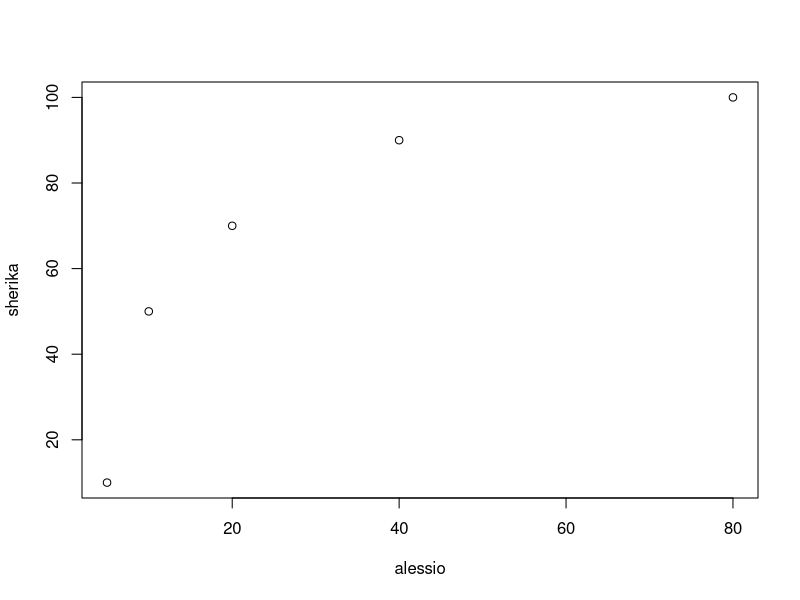
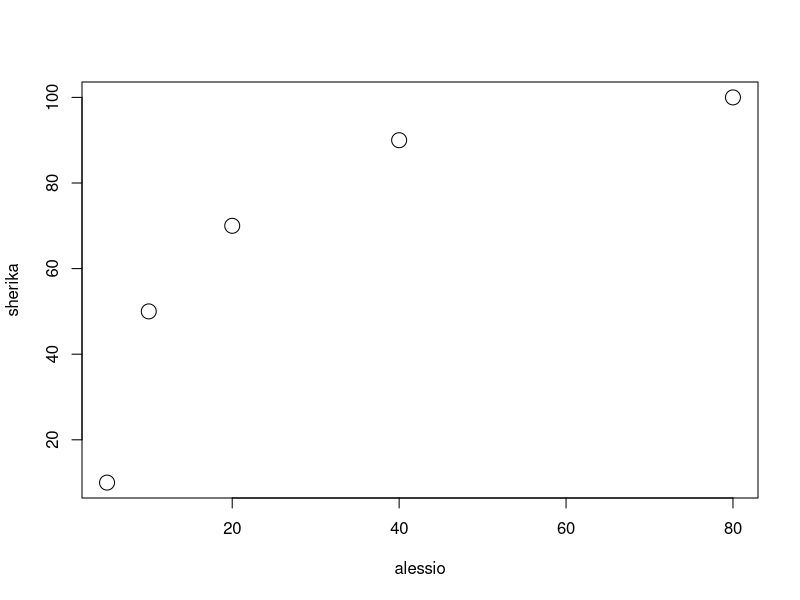
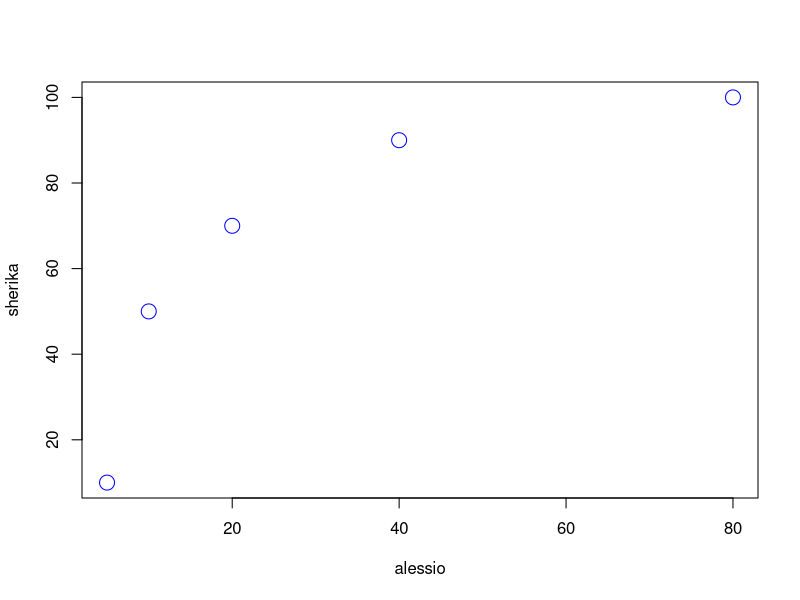
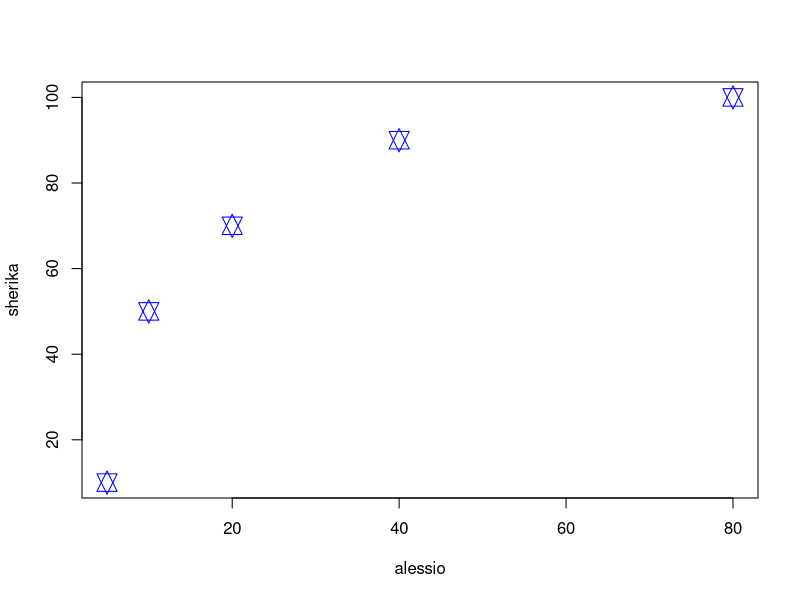
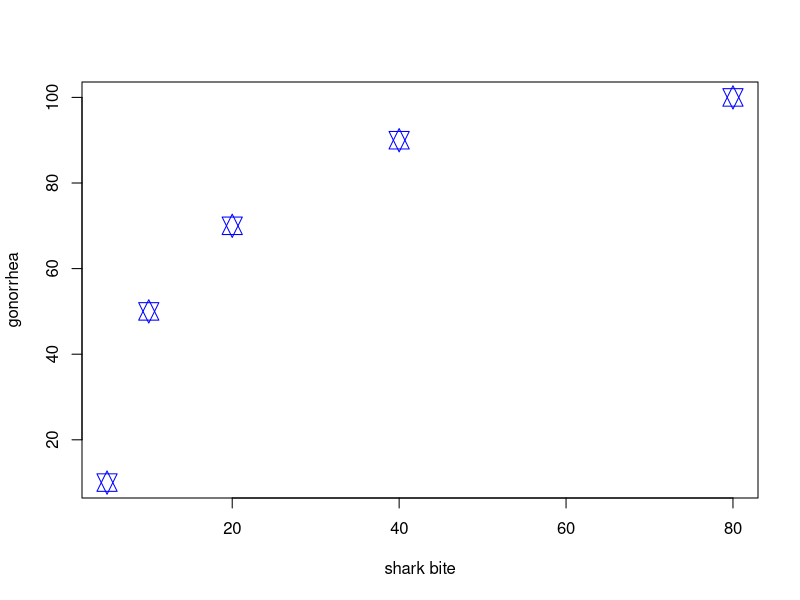
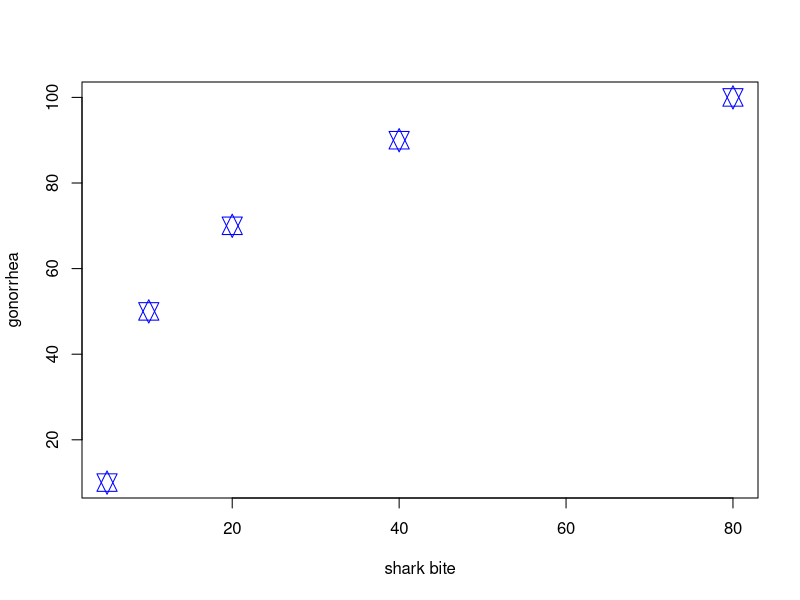

Reproduce these figures in R, in order.
# My first script in R - Lecture 01

# Let's use R as a calculator
2+3

# Assign
a <- 2+3
a

# Another assign
b <- 7+3

# An empirical example
# function()
sherika <- c(10, 50, 70, 90, 100)
alessio <- c(5, 10, 20, 40, 80)

# Plot
plot(alessio, sherika)

# Higher dimension
plot(alessio, sherika, cex=2)

# Color
plot(alessio, sherika, cex=2, col="blue")

# Symbol
plot(alessio, sherika, cex=2, col="blue", pch=11)

# Label
plot(alessio, sherika, cex=2, col="blue", pch=11, xlab="shark bite", ylab="gonorrhea")

# Label text exaggeration
plot(alessio, sherika, cex=2, col="blue", pch=11, xlab="shark bite", ylab="gonorrhea", cex.lab1=3, cex.lab2=3)

# Correlation
cor(alessio, sherika)

# Eta
eta <- c(22, 24, 22, 24, 23, 22, 32, 23, 26, 23, 28, 22, 25)
summary(eta)
